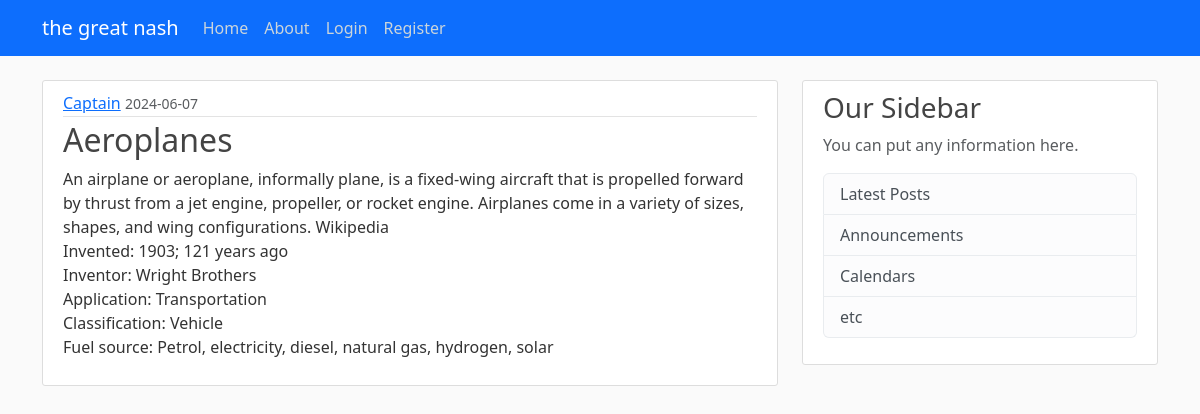
/post/1, run on the app's committed database.
### app/models.py (models this page shows, shortened)
class User(db.Model, UserMixin):
    id = db.Column(db.Integer, primary_key=True)
    username = db.Column(db.String(12), unique=True, nullable=False)
    email = db.Column(db.String(120), unique=True, nullable=False)
    image_file = db.Column(db.String(20), nullable=False, default='default.jpeg')
    password = db.Column(db.String(60), nullable=False)
    posts = db.relationship("Post", backref='author', lazy=True)

class Post(db.Model):
    id = db.Column(db.Integer, primary_key=True)
    title = db.Column(db.String(100), nullable=False)
    content = db.Column(db.Text, nullable=False)
    date_posted = db.Column(db.DateTime, nullable=False, default=datetime.utcnow)
    user_id = db.Column(db.Integer, db.ForeignKey('user.id'), nullable=False)

### app/route.py (the view)
@app.route("/post/<int:post_id>", methods = ["POST", "GET"])
def post(post_id):
    post=Post.query.get_or_404(post_id)
    return render_template("post.html", title="Posts.title", post=post)

### app/templates/post.html (shortened to what this page needs)
{% extends "base.html" %}
{% block content %}
<article class="media content-section">
    <div class="media-body">
      <div class="article-metadata">
        <a class="mr-2" href="{{url_for('user_posts', username= post.author.username)}}">{{ post.author.username }}</a>
        <small class="text-muted">{{ post.date_posted.strftime('%Y-%m-%d') }}</small>
      </div>
      <h2 class="article-title"> {{ post.title }}</h2>
      <p class="article-content"> {{ post.content }} </p>
  </article>
{% endblock %}

### app/static/main.css (style rules this page uses)
body { background: #fafafa; color: #333333; margin-top: 5rem; }
h1, h2, h3, h4, h5, h6 { color: #444444; }
.content-section { background: #ffffff; padding: 10px 20px; border: 1px solid #dddddd; border-radius: 3px; margin-bottom: 20px; }
.article-title { color: #444444; }
.article-content { white-space: pre-line; }
.article-metadata { padding-bottom: 1px; margin-bottom: 4px; border-bottom: 1px solid #e3e3e3 }

### data on the page
User: author.username "Captain"
Post: date_posted "2024-06-07", title "Aeroplanes", content "An airplane or aeroplane, informally plane, is a fixed-wing aircraft that is propelled forward by thrust from a jet engine, propeller, or rocket engine. Airplanes come in a variety of sizes, shapes, and wing configurations. Wikipedia Invented: 1903; 121 years ago Inventor: Wright Brothers Application: Transportation Classification: Vehicle Fuel source: Petrol, electricity, diesel, natural gas, hydrogen, solar"
